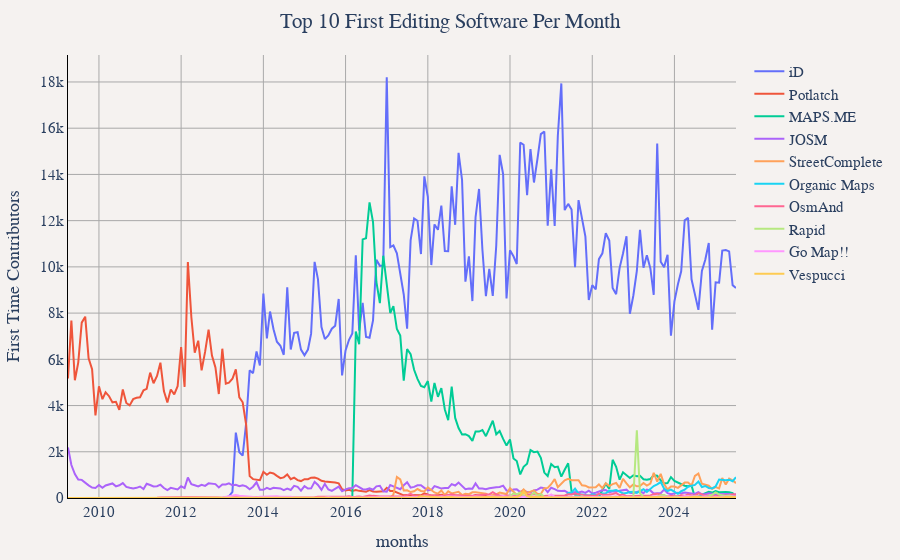

The code cell stored with this chart in its notebook:
### Code cell
df = duckdb.sql("""
WITH top_software AS (
	SELECT created_by
	FROM (
		SELECT
			created_by,
			COUNT(DISTINCT user_name) as total_contributors
		FROM '../changeset_data/year=*/month=*/*.parquet'
		WHERE created_by IS NOT NULL
		GROUP BY created_by
		ORDER BY total_contributors DESC
		LIMIT 10
	)
),
user_first_software AS (
	SELECT 
		user_name,
		created_by,
		year,
		month,
		ROW_NUMBER() OVER (PARTITION BY user_name ORDER BY year, month) as rn
	FROM '../changeset_data/year=*/month=*/*.parquet'
	WHERE created_by IS NOT NULL
),
first_software_only AS (
	SELECT 
		user_name,
		created_by,
		year,
		month,
		CONCAT(year, '-', LPAD(CAST(month as VARCHAR), 2, '0')) as months
	FROM user_first_software
	WHERE rn = 1 AND created_by IN (SELECT created_by FROM top_software)
),
monthly_first_software_counts AS (
	SELECT 
		months,
		created_by,
		COUNT(DISTINCT user_name) as first_time_users
	FROM first_software_only
	GROUP BY months, created_by
)
SELECT 
	months,
	created_by,
	first_time_users as 'First Time Contributors'
FROM monthly_first_software_counts
ORDER BY months""").df()
util.show_figure(
    [
        util.FigureConfig(
            title="Top 10 First Editing Software Per Month",
            x_col="months",
            y_col="First Time Contributors",
            group_col="created_by",
            query_or_df=df,
        ),
    ],
)

### Figure 1 — Plotly figure (JSON) as saved in the notebook; plotly's stock layout.template omitted (floating-point values rounded to 4 significant figures; data arrays with more than 128 entries replaced by an {"elided": "..."} marker saying what was removed)
{"data": [{"hovertemplate": "iD<br>%{x}<br>%{y:,} First Time Contributors<extra></extra>", "name": "iD", "type": "scatter", "visible": true, "x": {"elided": "151 str values"}, "y": {"elided": "151 int values"}}, {"hovertemplate": "Potlatch<br>%{x}<br>%{y:,} First Time Contributors<extra></extra>", "name": "Potlatch", "type": "scatter", "visible": true, "x": {"elided": "183 str values"}, "y": {"elided": "183 int values"}}, {"hovertemplate": "MAPS.ME<br>%{x}<br>%{y:,} First Time Contributors<extra></extra>", "name": "MAPS.ME", "type": "scatter", "visible": true, "x": ["2016-02", "2016-03", "2016-04", "2016-05", "2016-06", "2016-07", "2016-08", "2016-09", "2016-10", "2016-11", "2016-12", "2017-01", "2017-02", "2017-03", "2017-04", "2017-05", "2017-06", "2017-07", "2017-08", "2017-09", "2017-10", "2017-11", "2017-12", "2018-01", "2018-02", "2018-03", "2018-04", "2018-05", "2018-06", "2018-07", "2018-08", "2018-09", "2018-10", "2018-11", "2018-12", "2019-01", "2019-02", "2019-03", "2019-04", "2019-05", "2019-06", "2019-07", "2019-08", "2019-09", "2019-10", "2019-11", "2019-12", "2020-01", "2020-02", "2020-03", "2020-04", "2020-05", "2020-06", "2020-07", "2020-08", "2020-09", "2020-10", "2020-11", "2020-12", "2021-01", "2021-02", "2021-03", "2021-04", "2021-05", "2021-06", "2021-07", "2021-08", "2021-09", "2021-10", "2021-11", "2021-12", "2022-01", "2022-02", "2022-03", "2022-04", "2022-05", "2022-06", "2022-07", "2022-08", "2022-09", "2022-10", "2022-11", "2022-12", "2023-01", "2023-02", "2023-03", "2023-04", "2023-05", "2023-06", "2023-07", "2023-08", "2023-09", "2023-10", "2023-11", "2023-12", "2024-01", "2024-02", "2024-03", "2024-04", "2024-05", "2024-06", "2024-07", "2024-10", "2024-11", "2024-12", "2025-01", "2025-02", "2025-03", "2025-04", "2025-05", "2025-06", "2025-07"], "y": [2, 26, 7204, 6656, 11188, 11239, 12790, 11940, 9347, 8431, 10483, 9327, 8005, 8301, 7310, 7035, 5081, 6445, 6226, 5550, 5156, 4851, 4790, 5059, 4177, 4976, 4377, 4755, 3828, 3363, 4816, 3465, 3025, 2746, 2759, 2679, 2470, 2878, 2875, 2939, 2674, 3001, 3341, 2758, 2897, 2557, 2268, 2531, 1711, 1597, 1020, 1352, 1481, 2072, 1985, 2009, 1737, 1099, 952, 1469, 1331, 1359, 923, 1222, 1500, 278, 143, 142, 117, 69, 51, 70, 54, 41, 345, 620, 389, 1655, 1348, 793, 1111, 978, 867, 984, 946, 956, 810, 794, 824, 986, 962, 767, 632, 644, 904, 742, 670, 615, 530, 511, 542, 16, 182, 264, 236, 300, 246, 261, 263, 252, 213, 31]}, {"hovertemplate": "JOSM<br>%{x}<br>%{y:,} First Time Contributors<extra></extra>", "name": "JOSM", "type": "scatter", "visible": true, "x": {"elided": "196 str values"}, "y": {"elided": "196 int values"}}, {"hovertemplate": "StreetComplete<br>%{x}<br>%{y:,} First Time Contributors<extra></extra>", "name": "StreetComplete", "type": "scatter", "visible": true, "x": ["2016-12", "2017-02", "2017-03", "2017-04", "2017-05", "2017-06", "2017-07", "2017-08", "2017-09", "2017-10", "2017-11", "2017-12", "2018-01", "2018-02", "2018-03", "2018-04", "2018-05", "2018-06", "2018-07", "2018-08", "2018-09", "2018-10", "2018-11", "2018-12", "2019-01", "2019-02", "2019-03", "2019-04", "2019-05", "2019-06", "2019-07", "2019-08", "2019-09", "2019-10", "2019-11", "2019-12", "2020-01", "2020-02", "2020-03", "2020-04", "2020-05", "2020-06", "2020-07", "2020-08", "2020-09", "2020-10", "2020-11", "2020-12", "2021-01", "2021-02", "2021-03", "2021-04", "2021-05", "2021-06", "2021-07", "2021-08", "2021-09", "2021-10", "2021-11", "2021-12", "2022-01", "2022-02", "2022-03", "2022-04", "2022-05", "2022-06", "2022-07", "2022-08", "2022-09", "2022-10", "2022-11", "2022-12", "2023-01", "2023-02", "2023-03", "2023-04", "2023-05", "2023-06", "2023-07", "2023-08", "2023-09", "2023-10", "2023-11", "2023-12", "2024-01", "2024-02", "2024-03", "2024-04", "2024-05", "2024-06", "2024-07", "2024-08", "2024-09", "2024-10", "2024-11", "2024-12", "2025-01", "2025-02", "2025-03", "2025-04", "2025-05", "2025-06", "2025-07"], "y": [1, 1, 147, 912, 805, 329, 334, 258, 291, 389, 305, 280, 457, 343, 241, 190, 324, 124, 292, 197, 245, 271, 126, 179, 166, 248, 252, 240, 208, 191, 92, 125, 159, 233, 193, 172, 424, 286, 136, 232, 369, 217, 257, 331, 171, 176, 423, 437, 596, 814, 469, 624, 767, 828, 770, 773, 766, 549, 535, 457, 452, 466, 591, 427, 638, 516, 603, 648, 438, 831, 629, 462, 585, 507, 518, 647, 536, 627, 1085, 710, 1041, 604, 365, 496, 498, 439, 547, 666, 667, 542, 956, 1058, 618, 572, 533, 394, 471, 416, 869, 588, 836, 760, 645]}, {"hovertemplate": "Organic Maps<br>%{x}<br>%{y:,} First Time Contributors<extra></extra>", "name": "Organic Maps", "type": "scatter", "visible": true, "x": ["2021-03", "2021-05", "2021-06", "2021-07", "2021-08", "2021-09", "2021-10", "2021-11", "2021-12", "2022-01", "2022-02", "2022-03", "2022-04", "2022-05", "2022-06", "2022-07", "2022-08", "2022-09", "2022-10", "2022-11", "2022-12", "2023-01", "2023-02", "2023-03", "2023-04", "2023-05", "2023-06", "2023-07", "2023-08", "2023-09", "2023-10", "2023-11", "2023-12", "2024-01", "2024-02", "2024-03", "2024-04", "2024-05", "2024-06", "2024-07", "2024-08", "2024-09", "2024-10", "2024-11", "2024-12", "2025-01", "2025-02", "2025-03", "2025-04", "2025-05", "2025-06", "2025-07"], "y": [2, 6, 215, 234, 404, 191, 147, 122, 104, 163, 134, 148, 195, 206, 311, 319, 342, 280, 199, 211, 259, 273, 221, 298, 378, 264, 388, 518, 589, 690, 412, 302, 364, 289, 180, 294, 360, 487, 511, 565, 710, 475, 519, 433, 414, 500, 801, 793, 769, 793, 728, 900]}, {"hovertemplate": "OsmAnd<br>%{x}<br>%{y:,} First Time Contributors<extra></extra>", "name": "OsmAnd", "type": "scatter", "visible": true, "x": {"elided": "181 str values"}, "y": {"elided": "181 int values"}}, {"hovertemplate": "Rapid<br>%{x}<br>%{y:,} First Time Contributors<extra></extra>", "name": "Rapid", "type": "scatter", "visible": true, "x": ["2019-06", "2019-07", "2019-08", "2019-09", "2019-10", "2019-11", "2019-12", "2020-01", "2020-02", "2020-03", "2020-04", "2020-05", "2020-06", "2020-07", "2020-08", "2020-09", "2020-10", "2020-11", "2020-12", "2021-01", "2021-02", "2021-03", "2021-04", "2021-05", "2021-06", "2021-07", "2021-08", "2021-09", "2021-10", "2021-11", "2021-12", "2022-01", "2022-02", "2022-03", "2022-04", "2022-05", "2022-06", "2022-07", "2022-08", "2022-09", "2022-10", "2022-11", "2022-12", "2023-01", "2023-02", "2023-03", "2023-04", "2023-05", "2023-06", "2023-07", "2023-08", "2023-09", "2023-10", "2023-11", "2023-12", "2024-01", "2024-02", "2024-03", "2024-04", "2024-05", "2024-06", "2024-07", "2024-08", "2024-09", "2024-10", "2024-11", "2024-12", "2025-01", "2025-02", "2025-03", "2025-04", "2025-05", "2025-06", "2025-07"], "y": [6, 40, 41, 36, 15, 16, 29, 79, 199, 153, 233, 102, 39, 78, 233, 100, 169, 45, 29, 29, 25, 29, 42, 29, 18, 44, 12, 15, 81, 18, 10, 12, 14, 25, 34, 36, 61, 21, 43, 20, 45, 38, 9, 39, 2925, 205, 47, 39, 44, 58, 69, 120, 132, 53, 27, 51, 50, 26, 54, 35, 59, 78, 31, 28, 59, 75, 142, 244, 146, 108, 85, 103, 57, 26]}, {"hovertemplate": "Go Map!!<br>%{x}<br>%{y:,} First Time Contributors<extra></extra>", "name": "Go Map!!", "type": "scatter", "visible": true, "x": {"elided": "151 str values"}, "y": {"elided": "151 int values"}}, {"hovertemplate": "Vespucci<br>%{x}<br>%{y:,} First Time Contributors<extra></extra>", "name": "Vespucci", "type": "scatter", "visible": true, "x": {"elided": "190 str values"}, "y": {"elided": "190 int values"}}], "layout": {"barmode": "stack", "font": {"family": "Times", "size": 15}, "margin": {"b": 55, "l": 55, "r": 55, "t": 55}, "paper_bgcolor": "#f5f2f0", "plot_bgcolor": "#f5f2f0", "title": {"text": "Top 10 First Editing Software Per Month", "x": 0.5}, "xaxis": {"gridcolor": "darkgray", "linecolor": "black", "showgrid": true, "tickcolor": "black", "title": {"text": "months"}, "zerolinecolor": "darkgray"}, "yaxis": {"gridcolor": "darkgray", "linecolor": "black", "rangemode": "tozero", "showgrid": true, "tickcolor": "black", "title": {"text": "First Time Contributors"}, "zerolinecolor": "darkgray"}}}
